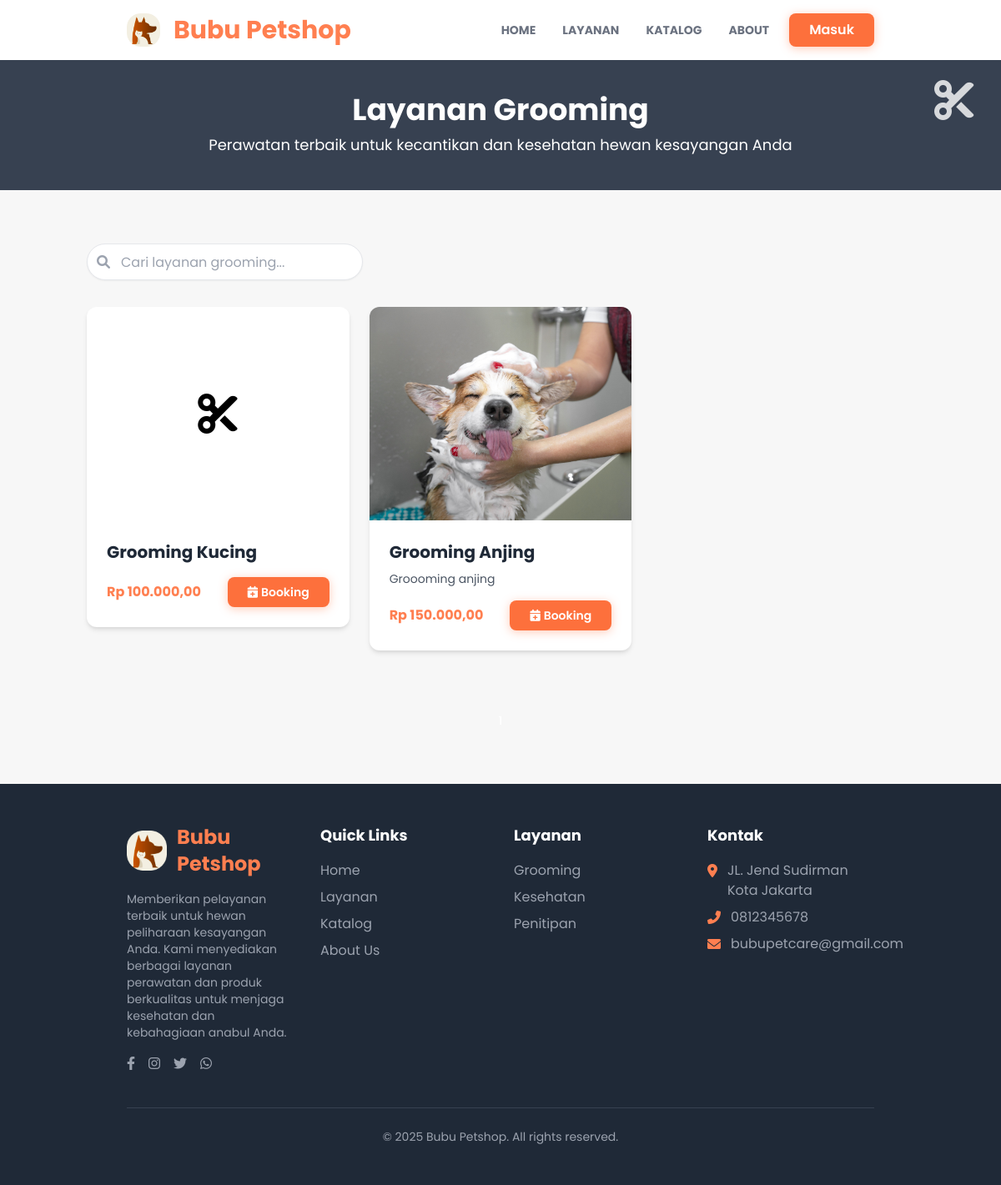
The page /layanan/grooming on the database its author committed.
### detailpetcare/models.py (models this page shows, shortened)
class DetailPetcare(models.Model):
    id = models.AutoField(primary_key=True)
    nama_petcare = models.CharField(max_length=50)
    tlp_petcare = models.CharField(max_length=20)
    email_petcare = models.CharField(max_length=100)
    alamat_petcare = models.TextField(blank=True, null=True)
    maps_petcare = models.CharField(max_length=1000, blank=True, null=True)
    deskripsi_petcare = models.TextField(blank=True, null=True)
    rekening_petcare = models.CharField(max_length=100, blank=True, null=True)
    pemilik_rekening = models.CharField(max_length=100, blank=True, null=True)
    nama_bank = models.CharField(max_length=100, blank=True, null=True)
    class Meta:
        db_table = 'detail_petcare'
        verbose_name_plural = "Detail Petcare"

### layanan/models.py (models this page shows, shortened)
class LayananGrooming(models.Model):
    id_grooming = models.AutoField(primary_key=True)
    nama_grooming = models.CharField(max_length=100)
    harga_grooming = models.DecimalField(max_digits=8, decimal_places=2)
    deskripsi_grooming = models.TextField()
    foto_grooming = models.ImageField(upload_to=layanan_image_upload_path, blank=True, null=True)
    class Meta:
        db_table = 'layanan_grooming'
        verbose_name_plural = "Layanan Grooming"

### layanan/views.py (the view)
# urls.py: path("grooming", views.layanan_grooming, name="layanan_grooming"),
def layanan_grooming(request):
    grooming_services = LayananGrooming.objects.all()
    context = {
        'title': "Layanan Grooming",
        'grooming_services': grooming_services,
    }
    return render(request, 'layanan/grooming.html', context)

### user/context_processors.py (called while the page is built)
def detail_petcare(request):
    try:
        detail = DetailPetcare.objects.first()
    except Exception:
        detail = None
    return {'detail_petcare': detail}

def current_route(request):
    match = request.resolver_match
    return {
        'namespace': match.namespace if match else '',
        'url_name': match.url_name if match else ''
    }

### templates/layanan/grooming.html (shortened to what this page needs)
{% extends "base.html" %}{% load static %}
{% load humanize %}
{% block content %}
<div class="bg-gray-700 py-10 px-4 relative">
  <div class="container mx-auto text-center">
    <h1 class="text-4xl font-bold text-white mb-2">Layanan Grooming</h1>
    <p class="text-white text-lg">Perawatan terbaik untuk kecantikan dan kesehatan hewan kesayangan Anda</p>
  </div>
  <i class="fas fa-cut absolute top-6 right-8 sm:right-8 text-white opacity-80 text-4xl md:text-5xl section-icon"></i>
</div>
<section class="py-16">
  <div class="container mx-auto px-4">
    <div class="flex flex-col md:flex-row justify-between items-center mb-8">
      <div class="w-full md:w-1/3 mb-4 md:mb-0">
        <div class="search-container">
          <input type="text" id="service-search" class="search-input" placeholder="Cari layanan grooming...">
        </div>
      </div>
    </div>
    <div
      class="grid grid-cols-1 xs:grid-cols-1 sm:grid-cols-2 lg:grid-cols-3 xl:grid-cols-4 gap-3 sm:gap-4 md:gap-6 mb-10"
      id="service-grid">
      {% for service in grooming_services %}
      <div class="service-card group">
        <div class="bg-white rounded-xl overflow-hidden shadow-md hover:shadow-xl transition-all duration-300">
          <div class="relative overflow-hidden">
            {% if service.foto_grooming %}
            <img src="{{ service.foto_grooming.url }}" alt="{{ service.nama_grooming }}"
              class="w-full h-36 sm:h-48 md:h-56 lg:h-64 object-cover transform group-hover:scale-105 transition-transform duration-300" />
            {% else %}
            <div class="w-full h-36 sm:h-48 md:h-56 lg:h-64 bg-orange-100 flex items-center justify-center">
              <i class="fas fa-cut text-orange-300 text-3xl md:text-5xl"></i>
            </div>
            {% endif %}
          </div>
          <div class="p-3 xs:p-4 md:p-6">
            <h3 class="text-sm xs:text-base md:text-lg lg:text-xl font-bold text-gray-800 mb-1 md:mb-2 line-clamp-2">
              {{ service.nama_grooming }}
            </h3>
            <p class="text-xs md:text-sm text-gray-600 mb-2 md:mb-4 line-clamp-2 sm:line-clamp-3">
              {{ service.deskripsi_grooming }}</p>
            <div class="flex xs:flex-col md:flex-row justify-between items-center mt-2 md:mt-4">
              <p class="text-md font-bold text-orange-theme">
                Rp {{ service.harga_grooming|intcomma }}
              </p>
              <a href="{% url 'bookinglayanan:tambah_booking' %}?tipe=grooming&id={{ service.id_grooming }}"
                class="bg-orange-500 btn-modern hover:bg-orange-600 text-white text-[10px] xs:text-xs md:text-sm font-medium rounded-md px-2 py-1 xs:px-2.5 md:px-3 md:py-1.5 flex items-center transition duration-300">
                <i class="fas fa-calendar-plus mr-1"></i>Booking
              </a>
            </div>
          </div>
        </div>
      </div>
      {% endfor %}
    </div>
    <div class="flex justify-center mt-10">
      <ul class="pagination" id="pagination">
      </ul>
    </div>
  </div>
</section>
{% endblock content %}

### templates/snippets/navbar.html (shortened to what this page needs)
{% load static %}
<nav id="navbar" class="bg-white py-4 shadow-md transition-all duration-300 ease-in-out">
  <div class="container mx-auto px-8 md:px-16 flex items-center">
    <a href="#" class="flex items-center flex-shrink-0">
      <img src="{% static 'base-img/icon.png' %}" alt="Bubu Petshop Logo" class="w-8 md:w-10 mr-2 md:mr-4" />
      <span class="text-xl md:text-3xl font-bold text-orange-theme rounded-md">{{ detail_petcare.nama_petcare }}</span>
    </a>
    <div id="navbar-menu" class="navbar-menu hidden lg:flex lg:items-center lg:w-auto w-full">
      <div class="text-sm lg:flex lg:mr-4">
        <a href="{% url 'home:index' %}"
          class="block mt-4 lg:inline-block lg:mt-0 text-gray-500 font-bold uppercase hover-text-orange-theme mr-4 p-2 rounded-md transition-colors duration-200 {% if namespace == 'home' %}text-orange-theme{% endif %}">HOME</a>
        <a href="{% url 'home:index' %}#layanan"
          class="block mt-4 lg:inline-block lg:mt-0 text-gray-500 font-bold uppercase hover-text-orange-theme mr-4 p-2 rounded-md transition-colors duration-200">LAYANAN
          <a href="{% url 'home:index' %}#katalog"
            class="block mt-4 lg:inline-block lg:mt-0 text-gray-500 font-bold uppercase hover-text-orange-theme mr-4 p-2 rounded-md transition-colors duration-200">KATALOG</a>
          <a href="{% url 'home:index' %}#about"
            class="block mt-4 lg:inline-block lg:mt-0 text-gray-500 font-bold uppercase hover-text-orange-theme p-2 rounded-md transition-colors duration-200">ABOUT</a>
      </div>
      <div id="auth-section" class="user-auth-section w-full lg:w-auto flex justify-center items-center mt-4 lg:mt-0">
        {% if not user.is_authenticated %}
        <a href="{% url 'user:login' %}" class="btn-modern">
          Masuk
        </a>
        {% endif %}
      </div>
    </div>
  </div>
</nav>

### templates/snippets/footer.html
{% load static %}
<footer class="bg-gray-800 text-white py-12">
  <div class="container mx-auto px-4 md:px-8 lg:px-16">
    <div class="grid grid-cols-1 md:grid-cols-2 lg:grid-cols-4 gap-8">
      <div class="col-span-1 md:col-span-2 lg:col-span-1">
        <div class="flex items-center mb-4">
          <img src="{% static 'base-img/icon.png' %}" alt="Bubu Petshop Logo" class="w-12 mr-3">
          <span class="text-2xl font-bold text-orange-theme">{{ detail_petcare.nama_petcare }}</span>
        </div>
        <p class="text-sm text-gray-400 mb-4">
          Memberikan pelayanan terbaik untuk hewan peliharaan kesayangan Anda. Kami menyediakan berbagai layanan
          perawatan dan produk berkualitas untuk menjaga kesehatan dan kebahagiaan anabul Anda.
        </p>
        <div class="flex space-x-4">
          <a href="#" class="text-gray-400 hover:text-orange-theme transition-colors duration-300">
            <i class="fab fa-facebook-f"></i>
          </a>
          <a href="#" class="text-gray-400 hover:text-orange-theme transition-colors duration-300">
            <i class="fab fa-instagram"></i>
          </a>
          <a href="#" class="text-gray-400 hover:text-orange-theme transition-colors duration-300">
            <i class="fab fa-twitter"></i>
          </a>
          <a href="#" class="text-gray-400 hover:text-orange-theme transition-colors duration-300">
            <i class="fab fa-whatsapp"></i>
          </a>
        </div>
      </div>
      <div>
        <h3 class="text-lg font-bold mb-4 text-white">Quick Links</h3>
        <ul class="space-y-2">
          <li><a href="{% url 'home:index' %}"
              class="text-gray-400 hover:text-orange-theme transition-colors duration-300">Home</a>
          </li>
          <li><a href="{% url 'home:index' %}#layanan"
              class="text-gray-400 hover:text-orange-theme transition-colors duration-300">Layanan</a>
          </li>
          <li><a href="{% url 'home:index' %}#katalog"
              class="text-gray-400 hover:text-orange-theme transition-colors duration-300">Katalog</a>
          </li>
          <li><a href="{% url 'home:index' %}#about"
              class="text-gray-400 hover:text-orange-theme transition-colors duration-300">About Us</a>
          </li>
        </ul>
      </div>
      <div>
        <h3 class="text-lg font-bold mb-4 text-white">Layanan</h3>
        <ul class="space-y-2">
          <li><a href="{% url 'bookinglayanan:index' %}"
              class="text-gray-400 hover:text-orange-theme transition-colors duration-300">Grooming</a></li>
          <li><a href="{% url 'bookinglayanan:index' %}"
              class="text-gray-400 hover:text-orange-theme transition-colors duration-300">Kesehatan</a></li>
          <li><a href="{% url 'bookinglayanan:index' %}"
              class="text-gray-400 hover:text-orange-theme transition-colors duration-300">Penitipan</a></li>
        </ul>
      </div>
      <div>
        <h3 class="text-lg font-bold mb-4 text-white">Kontak</h3>
        <ul class="space-y-2">
          <li class="flex items-start">
            <i class="fas fa-map-marker-alt text-orange-theme mt-1 mr-3"></i>
            <span class="text-gray-400">{{ detail_petcare.alamat_petcare }}</span>
          </li>
          <li class="flex items-center">
            <i class="fas fa-phone-alt text-orange-theme mr-3"></i>
            <span class="text-gray-400">{{ detail_petcare.tlp_petcare }}</span>
          </li>
          <li class="flex items-center">
            <i class="fas fa-envelope text-orange-theme mr-3"></i>
            <span class="text-gray-400">{{ detail_petcare.email_petcare }}</span>
          </li>
        </ul>
      </div>
    </div>
    <div class="border-t border-gray-700 mt-10 pt-6 text-center text-gray-400 text-sm">
      <p>&copy; 2025 Bubu Petshop. All rights reserved.</p>
    </div>
  </div>
</footer>

### static/css/style.css (style rules this page uses)
html { scroll-behavior: smooth; }
body { font-family: 'Poppins', sans-serif; background-color: #f7f7f7; overflow-x: hidden; }
.text-orange-theme { color: #FF7F50; }
.btn-modern { background-color: #fd703c; color: white; font-weight: 600; padding: 0.5rem 1.5rem; border-radius: 0.5rem; box-shadow: 0 2px 12px rgba(255, 127, 80, 0.4); transition: all 0.3s ease; border: none; outline: none; position: relative; overflow: hidden; cursor: pointer; display: inline-block; text-align: center; white-space: nowrap; }
.section-icon { animation: float 6s ease-in-out infinite; }
.pagination { display: flex; justify-content: center; margin-top: 2rem; padding: 0; list-style: none; }
.search-container { position: relative; }
.search-input { padding-left: 2.5rem; padding-right: 1rem; height: 2.75rem; border-radius: 9999px; width: 100%; border: 1px solid #e5e7eb; box-shadow: 0 1px 2px rgba(0, 0, 0, 0.05); }

### rows shown on the page
DetailPetcare: nama_petcare "Bubu Petshop", alamat_petcare "JL. Jend Sudirman Kota Jakarta", tlp_petcare "0812345678", email_petcare "bubupetcare@gmail.com"
LayananGrooming: nama_grooming "Grooming Kucing", harga_grooming "100.000,00"
LayananGrooming: foto_grooming (picture), nama_grooming "Grooming Anjing", deskripsi_grooming "Groooming anjing", harga_grooming "150.000,00"
